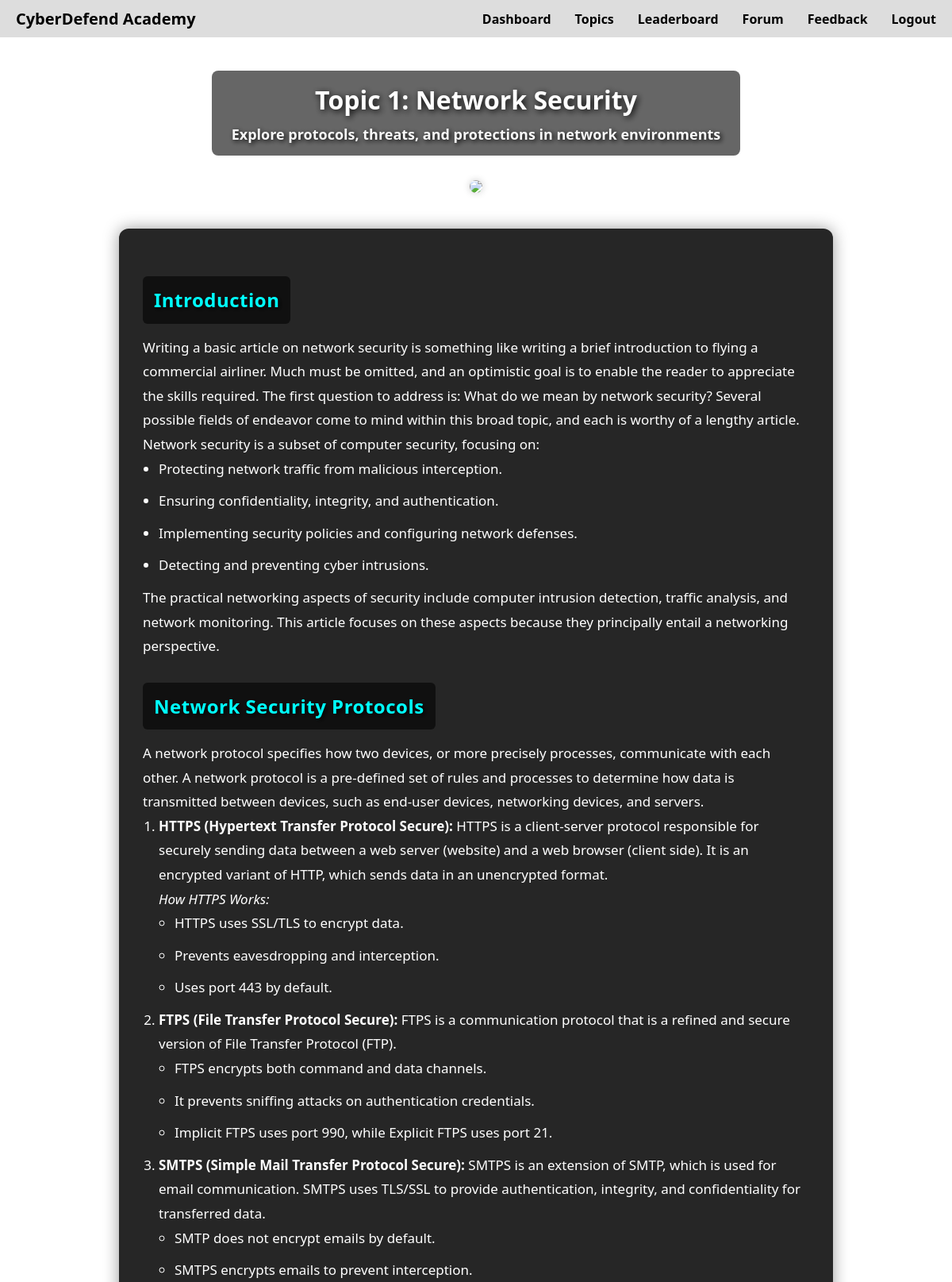
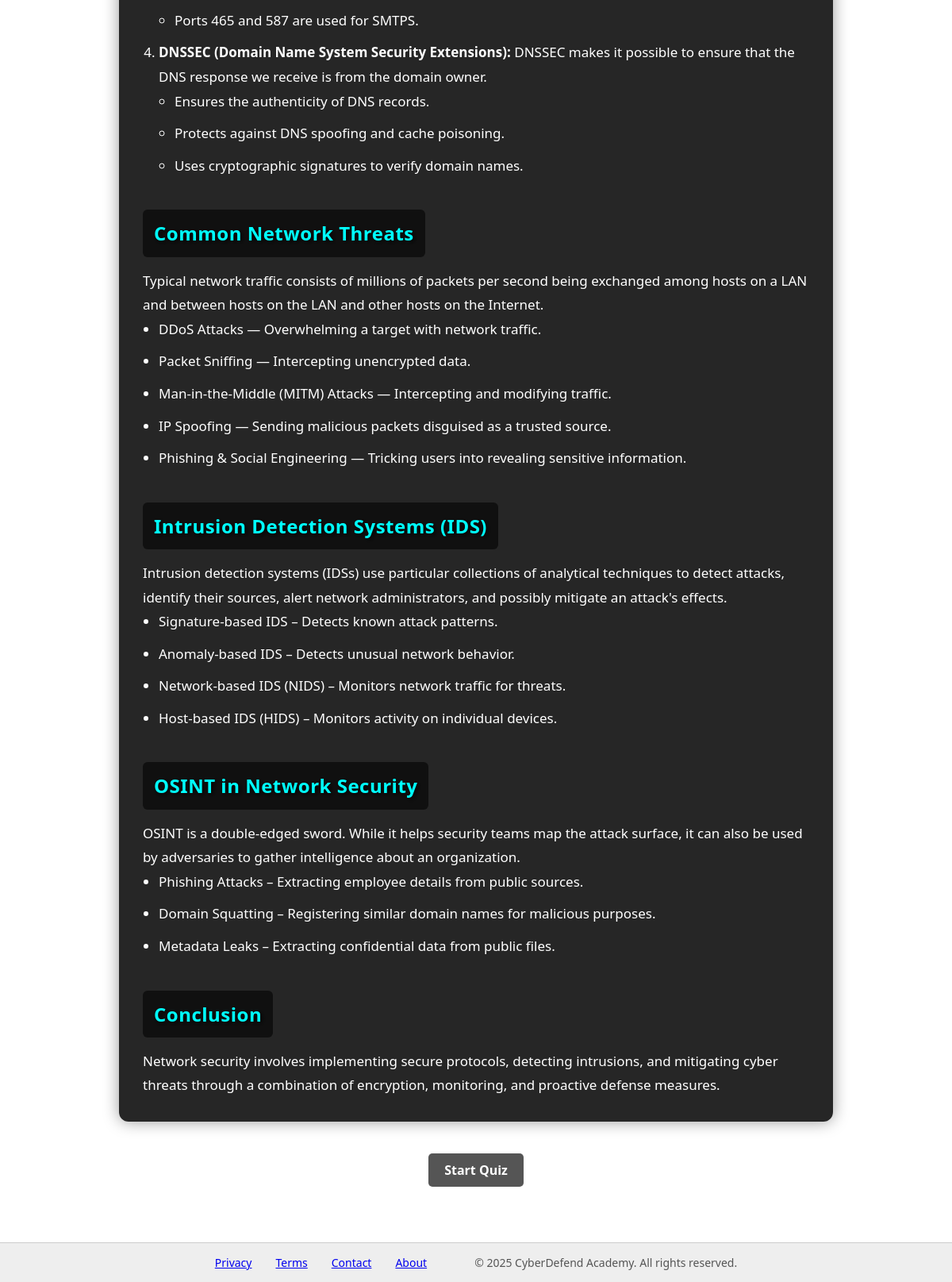
Screenshot of /CyberDefend/network_security.php with the database file from the repository (2 pictures, top to bottom).
### tables this page shows
CREATE TABLE IF NOT EXISTS topics (
  id int(11) NOT NULL AUTO_INCREMENT,
  title varchar(255) NOT NULL,
  short_description varchar(255) DEFAULT NULL,
  description text NOT NULL,
  video_link varchar(512) DEFAULT NULL,
  PRIMARY KEY (id)
);

### CyberDefend/network_security.php (the view, shortened to what this page needs)
<?php
require_once 'db.php';
$topicId = 1;
$stmt = $conn->prepare("SELECT title, short_description, description, video_link FROM topics WHERE id = ?");
$stmt->bind_param("i", $topicId);
$stmt->execute();
$result = $stmt->get_result();
$topic = $result->fetch_assoc();
?>
<!DOCTYPE html>
<html lang="en">
<head>
  <link rel="stylesheet" href="style.css" />
</head>
<body>
<?php include 'header.php'; ?>
<main class="topics-main">
  <div class="main-title">
  <h2>Topic <?= $topicId ?>: <?= htmlspecialchars($topic['title']) ?></h2>
<?php if (!empty($topic['short_description'])): ?>
  <p class="subtitle"><?= htmlspecialchars($topic['short_description']) ?></p>
<?php endif; ?>
  </div>
  <?php if (!empty($topic['video_link'])): ?>
  <div class="video-section" style="text-align: center; margin-bottom: 40px;">
    <div class="video-preview" style="text-align: center; margin-bottom: 30px;">
      <a href="<?= htmlspecialchars($topic['video_link']) ?>" target="_blank">
        <img src="images/Network_Security.png" style="width: 30%; border-radius: 10px; box-shadow: 0 0 10px rgba(0,0,0,0.2);">
      </a>
    </div>
  </div>
  <?php endif; ?>
  <section class="section-content" style="max-width: 900px; margin: 0 auto; text-align: left;">
    <?= $topic['description'] ?>
  </section>
  <div style="text-align: center; margin: 40px 0;">
    <a href="network_quiz.php" class="btn">Start Quiz</a>
  </div>
</main>
<footer class="footer">
  <a href="privacy.php">Privacy</a>
  <a href="terms.php">Terms</a>
  <a href="contact.php">Contact</a>
  <a href="about.php">About</a>
</footer>
</body>
</html>

### CyberDefend/style.css (style rules this page uses)
* { margin: 0; padding: 0; box-sizing: border-box; }
body, html { font-family: 'Segoe UI', Tahoma, Geneva, Verdana, sans-serif; height: 100%; display: flex; flex-direction: column; color: black; background: url('images/cyber-security.jpg') no-repeat center center fixed; background-size: cover; }
.video-section { text-align: center; margin: 24px 0 40px; }
.content-container img, .video-section img { max-width: 100%; height: auto; }
.btn { padding: 10px 20px; background-color: #555; color: white; text-align: center; text-decoration: none; font-weight: bold; border: none; border-radius: 5px; display: inline-block; font-family: 'Segoe UI', Tahoma, Geneva, Verdana, sans-serif; }
main { flex: 1; padding-bottom: 30px; }
footer { display: flex; justify-content: center; gap: 30px; padding: 15px; background-color: #eee; border-top: 1px solid #ccc; font-size: 14px; position: relative; }
footer::after { content: "© 2025 CyberDefend Academy. All rights reserved."; margin-left: 30px; color: #555; }
.main-title { text-align: center; margin-top: 40px; margin-bottom: 30px; }
.main-title h2 { font-size: 32px; margin-bottom: 10px; font-weight: bold; }
.main-title p { font-size: 16px; color: #666; }
.btn { padding: 10px 20px; background-color: #555; color: white; text-align: center; text-decoration: none; font-weight: bold; border: none; border-radius: 5px; cursor: pointer; }
html, body { height: 100%; margin: 0; padding: 0; }
.section-content { background-color: rgba(0, 0, 0, 0.85); padding: 30px; border-radius: 12px; color: #ffffff; font-size: 17px; line-height: 1.8; box-shadow: 0 0 20px rgba(0,0,0,0.4); }
.section-content h3 { font-size: 24px; font-weight: 700; margin-top: 30px; margin-bottom: 15px; background: rgba(0, 0, 0, 0.6); padding: 8px 14px; border-radius: 6px; color: #00ffff; text-shadow: 2px 2px 6px rgba(0, 0, 0, 1); display: inline-block; letter-spacing: 0.5px; }
.section-content li { margin-left: 20px; margin-bottom: 10px; }
.main-title { display: block; text-align: center; margin: 40px auto 30px; background: rgba(0, 0, 0, 0.6); padding: 15px 25px; border-radius: 8px; max-width: fit-content; }
.main-title h2 { font-size: 32px; margin-bottom: 10px; font-weight: bold; color: #fff; text-shadow: 2px 2px 8px rgba(0, 0, 0, 1); }
.main-title p { color: #f8f8f8; font-size: 18px; font-weight: 600; margin-top: 5px; text-shadow: 2px 2px 6px rgba(0,0,0,1); }

### rows the page displays
topics: title "Network Security", short_description "Explore protocols, threats, and protections in network environments", description "Introduction Writing a basic article on network security is something like writing a brief introduction to flying a commercial airliner. Much must be omitted, and an optimistic goal is to enable the reader to appreciate the skills required. The first question to address is: What do we mean by network security? Several possible fields of endeavor come to mind within this broad topic, and each is worthy of a lengthy article. Network security is a subset of computer security, focusing on: Protecting network traffic from malicious interception. Ensuring confidentiality, integrity, and authentication. Implementing security policies and configuring network defenses. Detecting and preventing cyber…"

### other values shown
$topicId "1"
